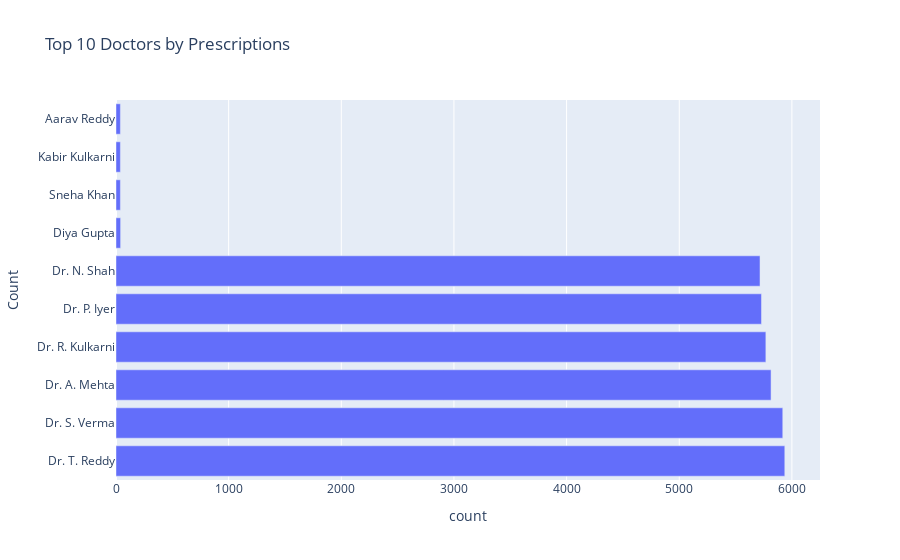

Notebook cell for this chart:
### Code cell
doc_count = prescriptions['doctor_name'].value_counts().head(10).reset_index()
doc_count
fig = px.bar(doc_count, x='count', y='doctor_name', 
             title='Top 10 Doctors by Prescriptions',
             labels={'index':'Doctor','doctor_name':'Count'})
fig.show()

### Figure 1 — Plotly figure (JSON) as saved in the notebook; plotly's stock layout.template omitted (floating-point values rounded to 4 significant figures)
{"data": [{"hovertemplate": "count=%{x}<br>Count=%{y}<extra></extra>", "legendgroup": "", "marker": {"color": "#636efa", "pattern": {"shape": ""}}, "name": "", "orientation": "h", "showlegend": false, "textposition": "auto", "type": "bar", "x": [5937, 5919, 5815, 5769, 5730, 5717, 41, 39, 39, 39], "xaxis": "x", "y": ["Dr. T. Reddy", "Dr. S. Verma", "Dr. A. Mehta", "Dr. R. Kulkarni", "Dr. P. Iyer", "Dr. N. Shah", "Diya Gupta", "Sneha Khan", "Kabir Kulkarni", "Aarav Reddy"], "yaxis": "y"}], "layout": {"barmode": "relative", "legend": {"tracegroupgap": 0}, "title": {"text": "Top 10 Doctors by Prescriptions"}, "xaxis": {"anchor": "y", "domain": [0, 1], "title": {"text": "count"}}, "yaxis": {"anchor": "x", "domain": [0, 1], "title": {"text": "Count"}}}}
